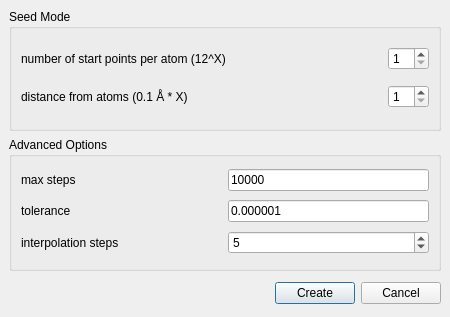
<ui version="4.0" >
 <author></author>
 <comment></comment>
 <exportmacro></exportmacro>
 <class>FieldLinesDialogData</class>
 <widget class="QDialog" name="FieldLinesDialogData" >
  <property name="geometry" >
   <rect>
    <x>0</x>
    <y>0</y>
    <width>450</width>
    <height>317</height>
   </rect>
  </property>
  <property name="windowTitle" >
   <string>Create Field Lines</string>
  </property>
  <property name="windowIcon" >
   <iconset/>
  </property>
  <widget class="QWidget" name="layoutWidget" >
   <property name="geometry" >
    <rect>
     <x>9</x>
     <y>277</y>
     <width>432</width>
     <height>33</height>
    </rect>
   </property>
   <layout class="QHBoxLayout" >
    <property name="margin" >
     <number>0</number>
    </property>
    <property name="spacing" >
     <number>6</number>
    </property>
    <item>
     <spacer>
      <property name="orientation" >
       <enum>Qt::Horizontal</enum>
      </property>
      <property name="sizeHint" >
       <size>
        <width>131</width>
        <height>31</height>
       </size>
      </property>
     </spacer>
    </item>
    <item>
     <widget class="QPushButton" name="ok_button" >
      <property name="text" >
       <string>Create</string>
      </property>
     </widget>
    </item>
    <item>
     <widget class="QPushButton" name="cancel_button" >
      <property name="text" >
       <string>Cancel</string>
      </property>
     </widget>
    </item>
   </layout>
  </widget>
  <widget class="QGroupBox" name="groupBox_2" >
   <property name="geometry" >
    <rect>
     <x>9</x>
     <y>137</y>
     <width>432</width>
     <height>134</height>
    </rect>
   </property>
   <property name="title" >
    <string>Advanced Options</string>
   </property>
   <layout class="QGridLayout" >
    <property name="margin" >
     <number>9</number>
    </property>
    <property name="spacing" >
     <number>6</number>
    </property>
    <item row="0" column="0" >
     <widget class="QLabel" name="label_2" >
      <property name="sizePolicy" >
       <sizepolicy>
        <hsizetype>7</hsizetype>
        <vsizetype>5</vsizetype>
        <horstretch>0</horstretch>
        <verstretch>0</verstretch>
       </sizepolicy>
      </property>
      <property name="text" >
       <string>max steps</string>
      </property>
     </widget>
    </item>
    <item row="1" column="0" >
     <widget class="QLabel" name="label_4" >
      <property name="sizePolicy" >
       <sizepolicy>
        <hsizetype>7</hsizetype>
        <vsizetype>5</vsizetype>
        <horstretch>0</horstretch>
        <verstretch>0</verstretch>
       </sizepolicy>
      </property>
      <property name="text" >
       <string>tolerance</string>
      </property>
     </widget>
    </item>
    <item row="2" column="0" >
     <widget class="QLabel" name="label_3" >
      <property name="sizePolicy" >
       <sizepolicy>
        <hsizetype>7</hsizetype>
        <vsizetype>5</vsizetype>
        <horstretch>0</horstretch>
        <verstretch>0</verstretch>
       </sizepolicy>
      </property>
      <property name="text" >
       <string>interpolation steps</string>
      </property>
     </widget>
    </item>
    <item row="0" column="1" >
     <widget class="QLineEdit" name="max_steps" >
      <property name="text" >
       <string>10000</string>
      </property>
     </widget>
    </item>
    <item row="1" column="1" >
     <widget class="QLineEdit" name="tolerance" >
      <property name="text" >
       <string>0.000001</string>
      </property>
     </widget>
    </item>
    <item row="2" column="1" >
     <widget class="QSpinBox" name="interpolation_steps" >
      <property name="maximum" >
       <number>7</number>
      </property>
      <property name="minimum" >
       <number>2</number>
      </property>
      <property name="value" >
       <number>5</number>
      </property>
     </widget>
    </item>
   </layout>
  </widget>
  <widget class="QGroupBox" name="groupBox" >
   <property name="geometry" >
    <rect>
     <x>9</x>
     <y>9</y>
     <width>432</width>
     <height>122</height>
    </rect>
   </property>
   <property name="title" >
    <string>Seed Mode</string>
   </property>
   <layout class="QGridLayout" >
    <property name="margin" >
     <number>9</number>
    </property>
    <property name="spacing" >
     <number>6</number>
    </property>
    <item row="1" column="0" >
     <widget class="QLabel" name="label_5" >
      <property name="sizePolicy" >
       <sizepolicy>
        <hsizetype>7</hsizetype>
        <vsizetype>5</vsizetype>
        <horstretch>0</horstretch>
        <verstretch>0</verstretch>
       </sizepolicy>
      </property>
      <property name="text" >
       <string>distance from atoms (0.1 Å * X)</string>
      </property>
     </widget>
    </item>
    <item row="1" column="1" >
     <widget class="QSpinBox" name="atom_distance" >
      <property name="maximum" >
       <number>50</number>
      </property>
      <property name="minimum" >
       <number>1</number>
      </property>
      <property name="value" >
       <number>1</number>
      </property>
     </widget>
    </item>
    <item row="0" column="0" >
     <widget class="QLabel" name="label" >
      <property name="sizePolicy" >
       <sizepolicy>
        <hsizetype>7</hsizetype>
        <vsizetype>5</vsizetype>
        <horstretch>0</horstretch>
        <verstretch>0</verstretch>
       </sizepolicy>
      </property>
      <property name="text" >
       <string>number of start points per atom (12^X)</string>
      </property>
     </widget>
    </item>
    <item row="0" column="1" >
     <widget class="QSpinBox" name="start_points_per_atom" >
      <property name="maximum" >
       <number>3</number>
      </property>
      <property name="minimum" >
       <number>1</number>
      </property>
      <property name="value" >
       <number>1</number>
      </property>
     </widget>
    </item>
   </layout>
  </widget>
 </widget>
 <pixmapfunction></pixmapfunction>
 <resources/>
 <connections>
  <connection>
   <sender>ok_button</sender>
   <signal>clicked()</signal>
   <receiver>FieldLinesDialogData</receiver>
   <slot>accept()</slot>
   <hints>
    <hint type="sourcelabel" >
     <x>278</x>
     <y>253</y>
    </hint>
    <hint type="destinationlabel" >
     <x>96</x>
     <y>254</y>
    </hint>
   </hints>
  </connection>
  <connection>
   <sender>cancel_button</sender>
   <signal>clicked()</signal>
   <receiver>FieldLinesDialogData</receiver>
   <slot>reject()</slot>
   <hints>
    <hint type="sourcelabel" >
     <x>369</x>
     <y>253</y>
    </hint>
    <hint type="destinationlabel" >
     <x>179</x>
     <y>282</y>
    </hint>
   </hints>
  </connection>
 </connections>
</ui>
